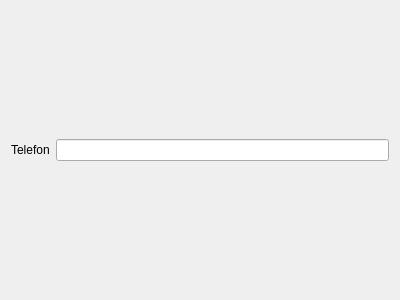
<?xml version="1.0" encoding="UTF-8"?>
<ui version="4.0">
 <class>fourthPage</class>
 <widget class="QWizardPage" name="fourthPage">
  <property name="geometry">
   <rect>
    <x>0</x>
    <y>0</y>
    <width>400</width>
    <height>300</height>
   </rect>
  </property>
  <property name="windowTitle">
   <string>WizardPage</string>
  </property>
  <layout class="QHBoxLayout" name="horizontalLayout">
   <item>
    <widget class="QLabel" name="labelPhone">
     <property name="text">
      <string>Telefon</string>
     </property>
    </widget>
   </item>
   <item>
    <widget class="QLineEdit" name="lineEditPhone"/>
   </item>
  </layout>
 </widget>
 <resources/>
 <connections/>
</ui>
